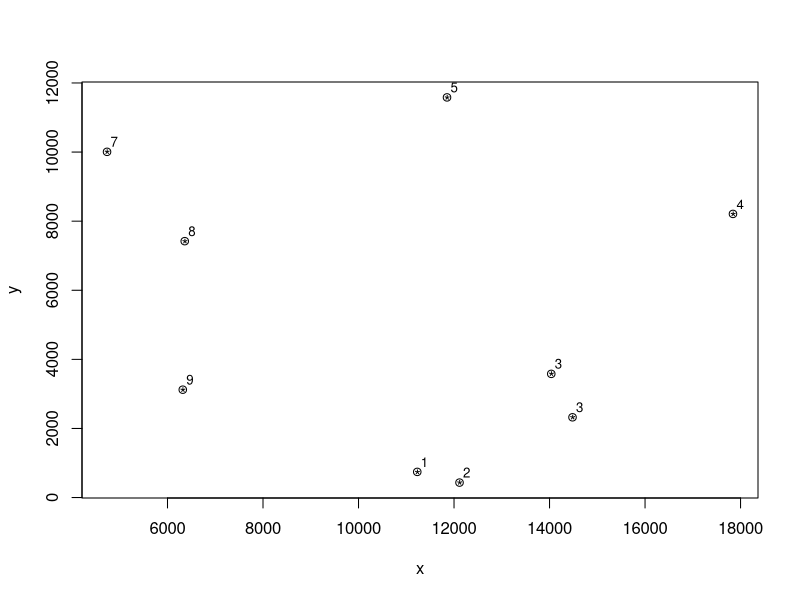

Recreate this plot in R.
#!/usr/bin/env Rscript
# (Class Assignment | Narendra Joshi)
# (Travelling Salesman Problem Using A SOFM)

library(calibrate)

# intial values of parameters
alpha <- 0.89
epochs <- 100
  
# load info about cities
# input csv file has three columns, the last of which
# are coordinates
cities <- read.csv("cities.csv", header=TRUE)
ncities <- length(cities[,1])

# initial neighbourhood order =
# all the neurons
norder <- floor(ncities/2)

# coordinates of the cities
X <- as.matrix(cities[,2:3])

# initial weights of the circular feature map
w <- cbind(runif(ncities, min(X[,1]), max(X[,1])),
           runif(ncities, min(X[,2]), max(X[,2])))

# function for finding norm of a vector
norm <- function(x) {
  return(sqrt(sum(x^2)))
}

# get the value of alpha for a given node
getAlpha <- function(i, iwnode) {
  if (norder) {
    d <- abs(i - iwnode)
    dist <- min(d, abs(ncities - d))
    return(alpha * exp(-(((dist)^2)/norder)))
  }
  else if (i == iwnode)
    return(alpha)
  else return(0)
}

# update weights; iwnode = winning node index
getNewWeights <- function(w, x, alpha, norder) {
 # get the winner node index
  xrep <- matrix(rep(x, ncities), nrow = ncities, byrow=T)
  diff <- (xrep - w)
  # winner node index
  iwnode <- which.min(apply(diff, 1, norm))
  
 # alpha-matrix for different nodes in neighbourhood
  for (i in 1:ncities) {
    if (i == 1) {
      malpha <- rep(getAlpha(i, iwnode), 2)
    }
    else {
      malpha <- rbind(malpha, rep(getAlpha(i, iwnode), 2))
    }
  }
  w <- w + (malpha * diff)
  return(w)
}

# training period
while (norder >= 0) {
  for (t in 1:epochs) {
      for (i in 1:ncities) {
        cat ("Epoch #", t," presenting city #", i, "\n")
        w <- getNewWeights(w, X[i,], alpha, norder)
      }
    }
  norder <- (norder - 1)
  alpha <- (alpha - alpha/10)
}
cityOrder <- rep(0,ncities)

# reading results and plotting the results
plot(X, xlab="x", ylab="y")
for (i in 1:ncities) {
  xrep <- matrix(rep(X[i,], ncities), nrow = ncities, byrow = T)
  diff <- (xrep - w)
  # winner node index
  cityOrder[i] <- which.min(apply(diff, 1, norm))
  points(X[i,1], X[i,2], pch = '*')
}

# lets label cities in order
textxy(X[,1], X[,2], cityOrder, offset = 1, cex=0.8)
dev.copy(jpeg, "city-plot.jpg")
dev.off()
